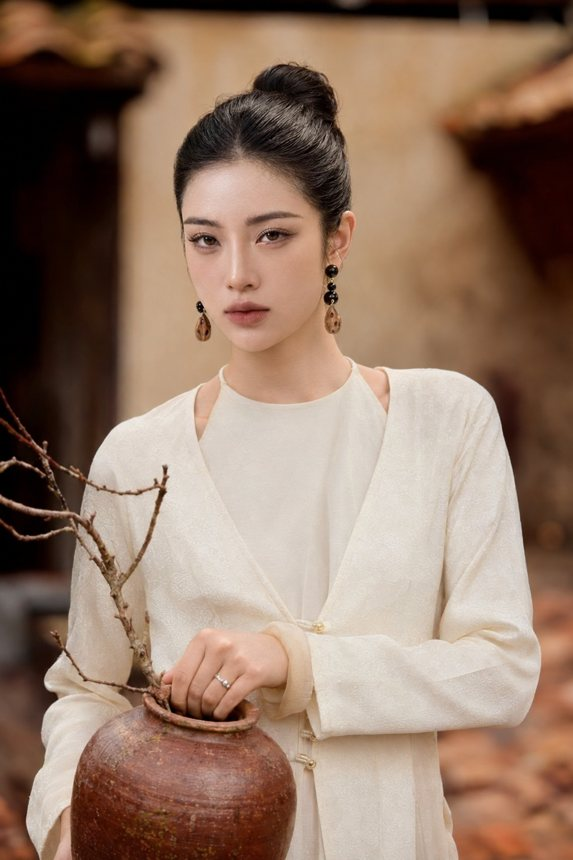
#> input picture assets/bia-1.jpg, 573 x 860 px; its folder holds only this picture in this run
$ python branded_overlay.py --photo ../../assets/bia-1.jpg --headline ../../assets/bia-2.jpg --output out.png
#> lines starting #> are read from the running program, lines starting #| are printed output that depends on the picture
#!/usr/bin/env python3
"""
Branded Photo Overlay - chen chu tieu de + badge thuong hieu len anh
White headline text (no stroke) + neon yellow-green accent keyword(s) + white pill badge (bottom-right).

CLI:
    python3 branded_overlay.py --photo IN.jpg --headline "Ban khong can code de **xay AI agent**" \
        --output OUT.jpg [--badge "shopcuaban.com"] [--accent "#FF5C8A"]

Python:
    from branded_overlay import create_branded_image
    create_branded_image("in.jpg", "Cau **tu khoa**", "shopcuaban.com", "out.jpg")
"""
import argparse
import os
import re
from PIL import Image, ImageDraw, ImageFont

# ---- BRAND SPEC (co dinh, khong doi giua cac lan dung) ----
CANVAS_SIZE = (1080, 1350)            # 4:5, chuan Facebook/Instagram feed
NEON = (216, 255, 61)                 # mau nhan MAC DINH; doi bang --accent hoac sua o day
WHITE = (255, 255, 255)
BADGE_BG_COLOR = WHITE                # badge nen trang
BADGE_TEXT_COLOR = (15, 15, 15)       # chu badge den
DEFAULT_BADGE_TEXT = ""               # KHONG mac dinh: badge la thuong hieu cua NGUOI DUNG

ACCENT = NEON                         # mau nhan dang dung; main() ghi de bang --accent

HEADLINE_FONT_SIZE = 72
HEADLINE_MIN_FONT_SIZE = 42           # tu dong thu nho de KHONG bao gio qua 2 dong
BADGE_FONT_SIZE = 28
BADGE_MIN_FONT_SIZE = 18
MARGIN = 64
LINE_SPACING = 18
MAX_LINES = 2                         # gioi han cung: toi da 2 dong, khong thua dong le


def _find_font():
    """Uu tien font bundle theo skill (chay duoc moi may). Fallback ve font he thong neu thieu."""
    here = os.path.dirname(os.path.abspath(__file__))
    bundled = os.path.join(here, "..", "assets", "fonts", "Lato-Black.ttf")
    if os.path.exists(bundled):
        return bundled
    fallback_candidates = [
        "/usr/share/fonts/truetype/lato/Lato-Black.ttf",
        "/usr/share/fonts/truetype/lato/Lato-Bold.ttf",
        "/usr/share/fonts/truetype/dejavu/DejaVuSans-Bold.ttf",
        "C:\\Windows\\Fonts\\arialbd.ttf",
    ]
    for c in fallback_candidates:
        if os.path.exists(c):
            return c
#> in create_branded_image, base is the input picture: PIL image 573x860 RGB; mean R, G, B 147.9, 121.4, 103.9
    raise FileNotFoundError(
        "Khong tim thay font Bold co dau tieng Viet. Hay dat 1 file .ttf vao assets/fonts/Lato-Black.ttf"
    )


FONT_BOLD = _find_font()


# [6 lines left out: function _doc_mau, not called in this run]


def _fit_cover(img: Image.Image, size):
    """Resize+crop de lap day canvas (giong object-fit: cover)."""
#> called with size = (1080, 1350)
    target_w, target_h = size
    src_w, src_h = img.size
    scale = max(target_w / src_w, target_h / src_h)
    new_w, new_h = int(src_w * scale), int(src_h * scale)
    img = img.resize((new_w, new_h), Image.LANCZOS)
    left = (new_w - target_w) // 2
    top = (new_h - target_h) // 2
    return img.crop((left, top, left + target_w, top + target_h))
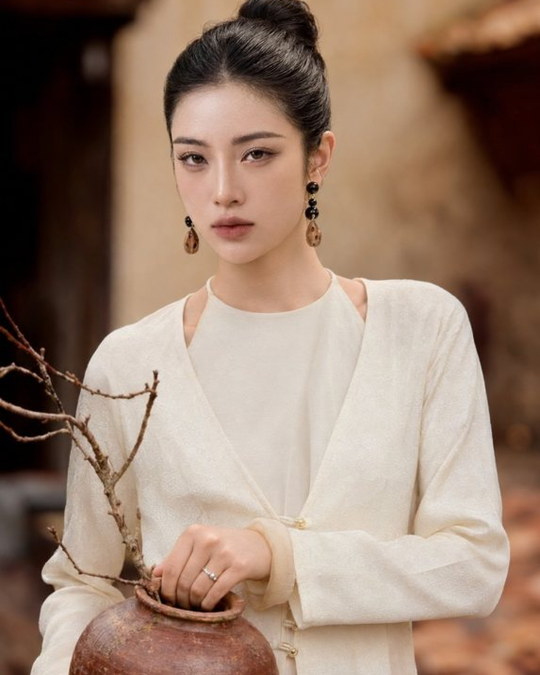
#> returned value: PIL image 1080x1350 RGB (shown at 1/2 size); mean R, G, B 150.4, 125.7, 109.3


def _add_bottom_gradient(img: Image.Image, height_ratio=0.62, max_alpha=225):
    """Gradient toi dan o day anh - khong dung vien chu nen can gradient du manh de chu trang luon doc ro."""
#> called with height_ratio = 0.62, max_alpha = 225
    w, h = img.size
    grad_h = int(h * height_ratio)
    gradient = Image.new("L", (1, grad_h), color=0)
    for y in range(grad_h):
        alpha = int(max_alpha * (y / grad_h) ** 1.5)
        gradient.putpixel((0, y), alpha)
    gradient = gradient.resize((w, grad_h))
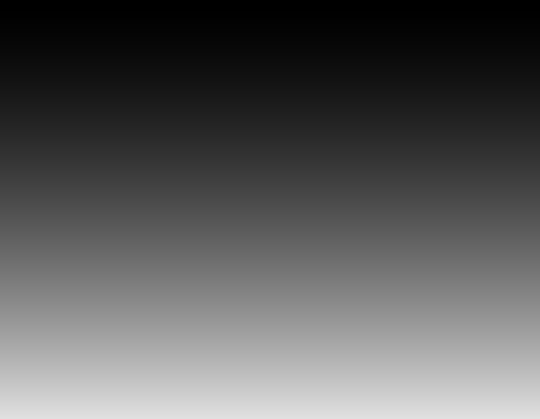
#> gradient: PIL image 1080x837 L (shown at 1/2 size); min 0, max 224, mean 89.4
    overlay = Image.new("RGBA", (w, h), (0, 0, 0, 0))
#> overlay: PIL image 1080x1350 RGBA; every value is 0
    black = Image.new("RGBA", (w, grad_h), (0, 0, 0, 255))
    overlay.paste(black, (0, h - grad_h), gradient)
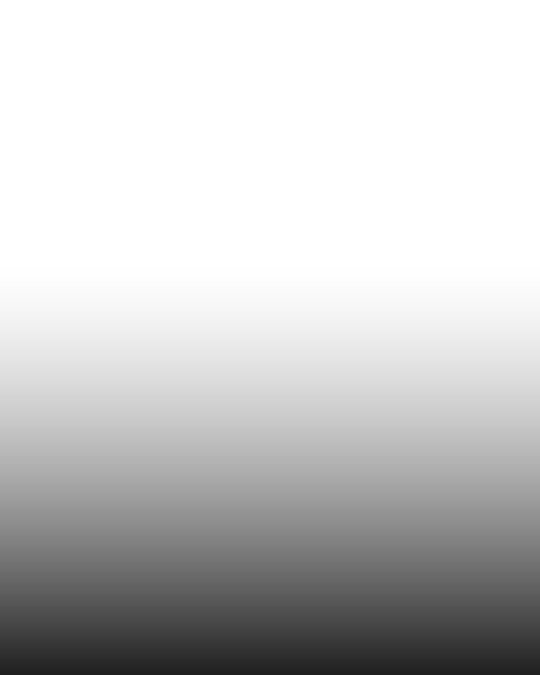
#> overlay: PIL image 1080x1350 RGBA (shown at 1/2 size); mean R, G, B, A 0, 0, 0, 55.4; transparent parts drawn white
    return Image.alpha_composite(img.convert("RGBA"), overlay)
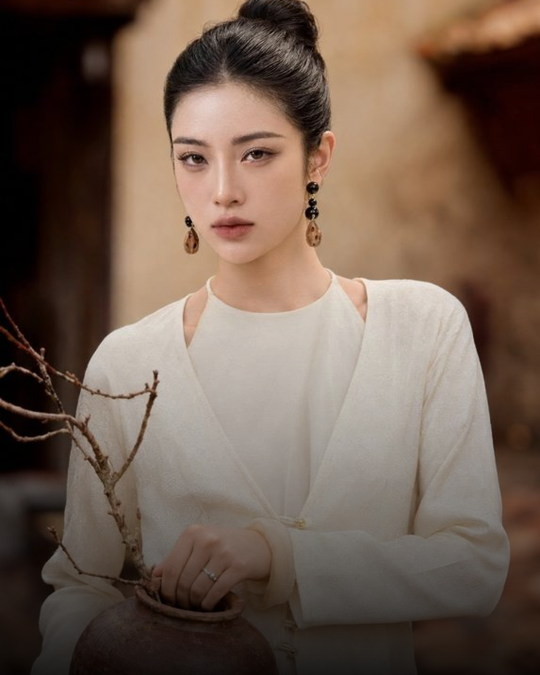
#> returned value: PIL image 1080x1350 RGBA (shown at 1/2 size); mean R, G, B, A 112.1, 93.2, 80.3, 255


def _parse_markup(headline_markup):
    """'**cum tu**' -> danh sach (word, is_accent), ho tro highlight nhieu tu lien tiep."""
#> called with headline_markup = '../../assets/bia-2.jpg'
    tokens = []
    parts = re.split(r"\*\*(.+?)\*\*", headline_markup)
    for i, part in enumerate(parts):
        if not part:
            continue
        is_accent = (i % 2 == 1)
        for word in part.split():
            tokens.append((word, is_accent))
    return tokens


def _line_width(draw, tokens, font):
    text = " ".join(w for w, _ in tokens)
    return draw.textlength(text, font=font)


def _best_fit_lines(draw, tokens, max_width):
    """
    Tim font-size lon nhat + cach xuong dong CAN DOI sao cho:
    - toi da MAX_LINES dong
    - khong dong nao vuot max_width
    - neu can 2 dong, chon diem ngat lam 2 dong gan bang nhau nhat (tranh dong 2 mo coi 1 chu)
    """
#> called with max_width = 952
    for size in range(HEADLINE_FONT_SIZE, HEADLINE_MIN_FONT_SIZE - 1, -2):
        font = ImageFont.truetype(FONT_BOLD, size)
        full_w = _line_width(draw, tokens, font)
        if full_w <= max_width:
            return font, [tokens]

        n = len(tokens)
        best = None
        for split in range(1, n):
            line1, line2 = tokens[:split], tokens[split:]
            w1 = _line_width(draw, line1, font)
            w2 = _line_width(draw, line2, font)
            if w1 <= max_width and w2 <= max_width:
                score = max(w1, w2)
                if best is None or score < best[0]:
                    best = (score, [line1, line2])
        if best:
            return font, best[1]

    font = ImageFont.truetype(FONT_BOLD, HEADLINE_MIN_FONT_SIZE)
    lines, current = [], []
    for word, accent in tokens:
        trial = current + [(word, accent)]
        if _line_width(draw, trial, font) > max_width and current:
            lines.append(current)
            current = [(word, accent)]
        else:
            current = trial
    if current:
        lines.append(current)
    return font, lines


def _draw_line_centered(draw, line, font, canvas_w, y):
    total_w = _line_width(draw, line, font)
    x = (canvas_w - total_w) / 2
    for word, accent in line:
        color = ACCENT if accent else WHITE
        draw.text((x, y), word, font=font, fill=color)
        x += draw.textlength(word + " ", font=font)


# [8 lines left out: function _badge_font_and_size, not called in this run]


def create_branded_image(photo_path, headline_markup, badge_text, output_path):
    """
    headline_markup: text voi cum tu can highlight neon boc trong **...**
       vd: "3 AI agent chay 24/7 ton **$67/thang**"
    Nen viet headline NGAN GON, du y (1 cau, <= ~8-9 tu) de khop dung 1-2 dong dep.
    """
    base = Image.open(photo_path).convert("RGB")
    base = _fit_cover(base, CANVAS_SIZE)
    base = _add_bottom_gradient(base)
    draw = ImageDraw.Draw(base)

    tokens = _parse_markup(headline_markup)
    max_text_width = CANVAS_SIZE[0] - 2 * MARGIN

    font, lines = _best_fit_lines(draw, tokens, max_text_width)
#> lines = [[('../../assets/bia-2.jpg', False)]]

    line_h = font.getbbox("Ag")[3]
#> line_h = 85
    block_h = len(lines) * line_h + (len(lines) - 1) * LINE_SPACING
#> block_h = 85

    # Badge de trong thi KHONG ve vien thuoc rong, va tra lai khoang trong day
    # cho chu — khach chua co thuong hieu van dung duoc skill.
    co_badge = bool(badge_text and badge_text.strip())
    badge_max_width = CANVAS_SIZE[0] - 2 * MARGIN
    if co_badge:
        badge_font, badge_w = _badge_font_and_size(draw, badge_text, badge_max_width)
        badge_h = badge_font.size + 26
    else:
        badge_font, badge_w, badge_h = None, 0, 0

    bottom_reserved = MARGIN + badge_h + (34 if co_badge else 0)
    y = CANVAS_SIZE[1] - bottom_reserved - block_h
#> y = 1201
    for line in lines:
        _draw_line_centered(draw, line, font, CANVAS_SIZE[0], y)
        y += line_h + LINE_SPACING
#> this loop made 1 pass
#> (line, total_w in _draw_line_centered, y) on pass 1: ([('../../assets/bia-2.jpg', False)], 651.5, 1304)
#> after the loop, y = 1304

    if co_badge:
        bx2 = CANVAS_SIZE[0] - MARGIN
        by2 = CANVAS_SIZE[1] - MARGIN
        bx1 = bx2 - badge_w
        by1 = by2 - badge_h
        draw.rounded_rectangle((bx1, by1, bx2, by2), radius=badge_h // 2, fill=BADGE_BG_COLOR)
        tw = draw.textlength(badge_text, font=badge_font)
        tx = bx1 + (badge_w - tw) / 2
        ty = by1 + (badge_h - badge_font.size) / 2 - badge_font.size * 0.12
        draw.text((tx, ty), badge_text, font=badge_font, fill=BADGE_TEXT_COLOR)

    base.convert("RGB").save(output_path, quality=95)
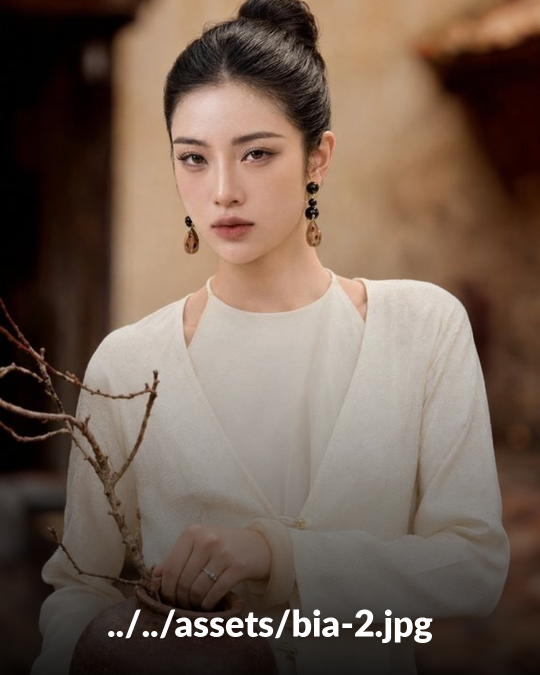
#> saved as out.png: PIL image 1080x1350 RGB (shown at 1/2 size); mean R, G, B 114.1, 95.2, 82.4
#> base: PIL image 1080x1350 RGBA
    return output_path


def main():
    parser = argparse.ArgumentParser(description="Tao anh 4:5 co tieu de + badge thuong hieu")
    parser.add_argument("--photo", required=True, help="Duong dan anh goc")
    parser.add_argument("--headline", required=True, help="Headline, boc tu khoa can highlight trong **...**")
    parser.add_argument("--output", required=True, help="Duong dan file anh output")
    parser.add_argument("--badge", default=DEFAULT_BADGE_TEXT,
                        help="Chu tren badge goc duoi phai — dat thuong hieu cua NGUOI DUNG (vd shopcuaban.com). De trong thi khong ve badge.")
    parser.add_argument("--accent", default=None,
                        help="Ma mau hex to tu khoa, vd #D8FF3D. Bo qua thi dung mau mac dinh.")
    args = parser.parse_args()
    if args.accent:
        global ACCENT
        ACCENT = _doc_mau(args.accent)
    out = create_branded_image(args.photo, args.headline, args.badge, args.output)
    print(f"Da tao: {out}")


if __name__ == "__main__":
    main()

$ run again, on assets/bia-5.jpg
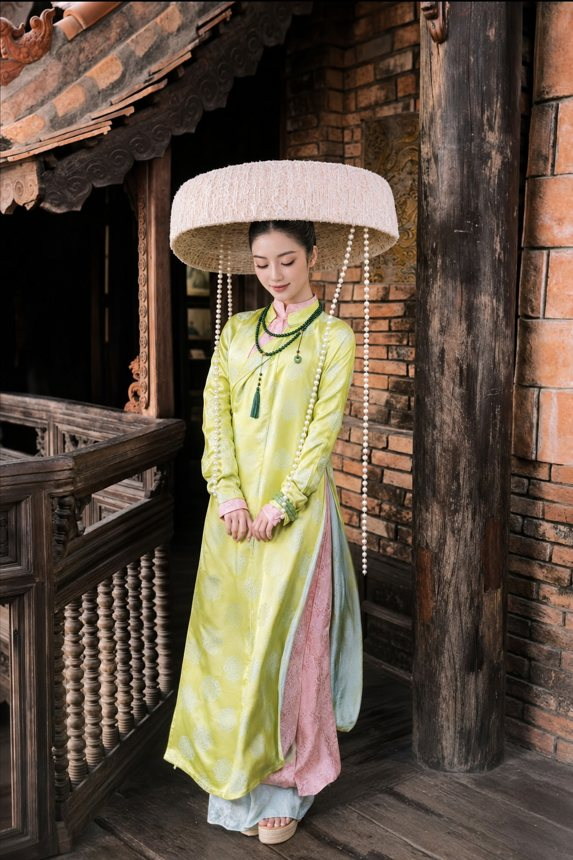
#> input picture assets/bia-5.jpg, 573 x 860 px
#> in create_branded_image, base is the input picture: PIL image 573x860 RGB; mean R, G, B 97, 82.4, 67.9
#> in _add_bottom_gradient, `return Image.alpha_composite(img.convert("RGBA"), overlay)`:
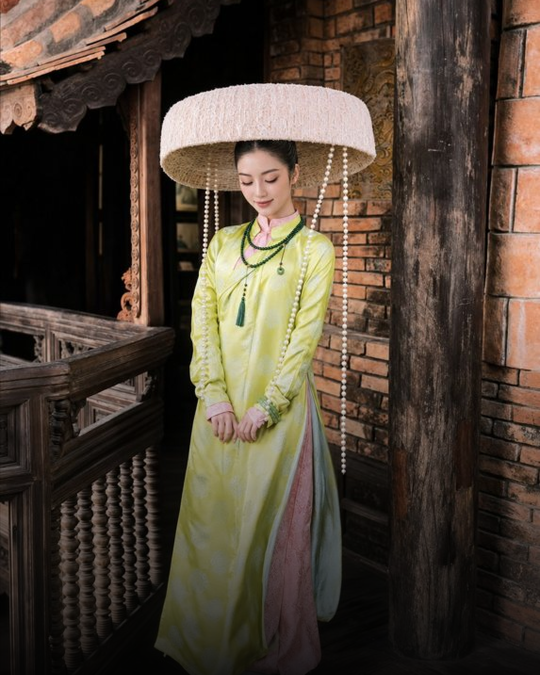
#> returned value: PIL image 1080x1350 RGBA (shown at 1/2 size); mean R, G, B, A 78.8, 66.5, 54.3, 255
#> lines = [[('../../assets/bia-5.jpg', False)]]
#> line_h = 85
#> in create_branded_image, `y = CANVAS_SIZE[1] - bottom_reserved - block_h`: y = 1201
#> the loop in create_branded_image, `for line in lines:` made 1 pass
#> (line, total_w in _draw_line_centered, y) on pass 1: ([('../../assets/bia-5.jpg', False)], 651.5, 1304)
#> after the loop in create_branded_image, `for line in lines:`: y = 1304
#> in create_branded_image, `base.convert("RGB").save(output_path, quality=95)`:
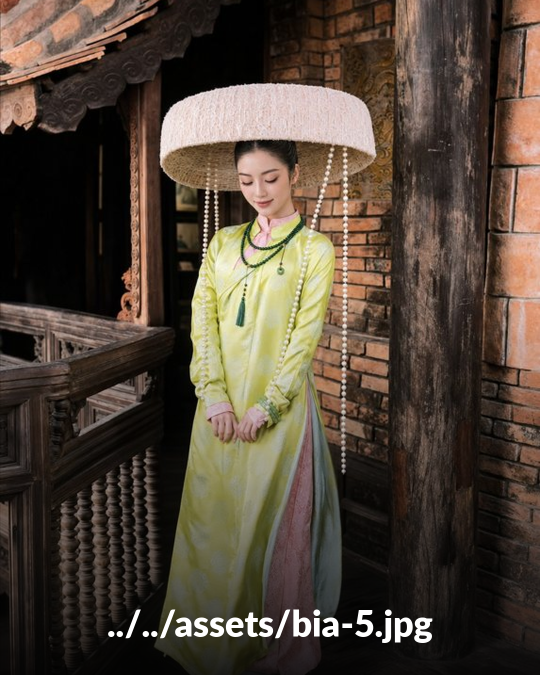
#> saved as out.png: PIL image 1080x1350 RGB (shown at 1/2 size); mean R, G, B 80.9, 68.6, 56.4
#> base: PIL image 1080x1350 RGBA

$ run again, on assets/mau-ha-an.jpg
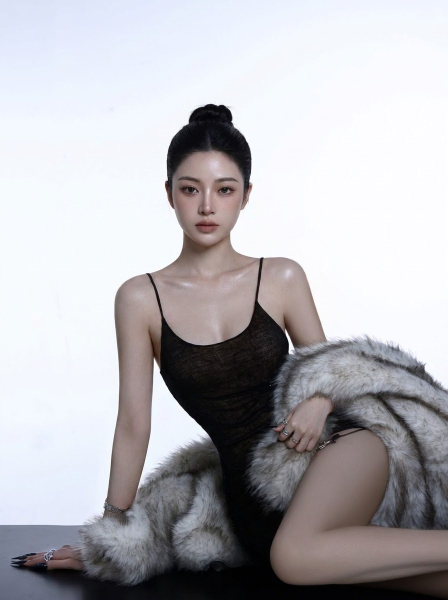
#> input picture assets/mau-ha-an.jpg, 896 x 1200 px (shown at 1/2 size)
#> in create_branded_image, base is the input picture: PIL image 896x1200 RGB; mean R, G, B 180.7, 179.4, 183.9
#> in _add_bottom_gradient, `return Image.alpha_composite(img.convert("RGBA"), overlay)`:
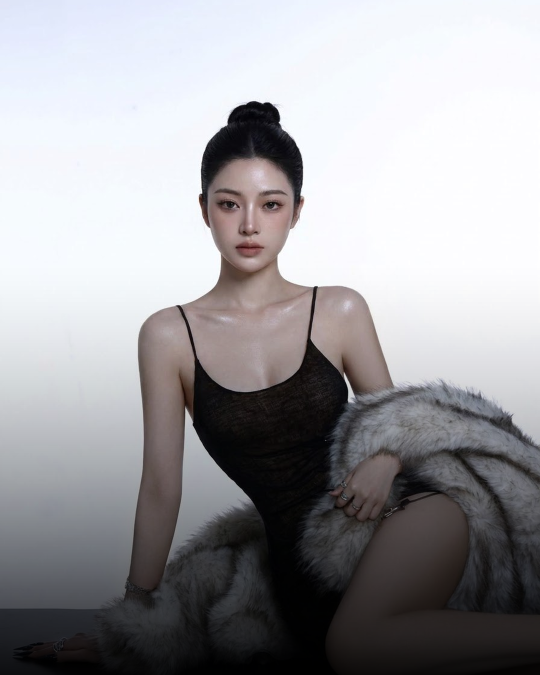
#> returned value: PIL image 1080x1350 RGBA (shown at 1/2 size); mean R, G, B, A 157.3, 156.6, 159.8, 255
#> lines = [[('../../assets/mau-ha-an.jpg', False)]]
#> line_h = 85
#> in create_branded_image, `y = CANVAS_SIZE[1] - bottom_reserved - block_h`: y = 1201
#> the loop in create_branded_image, `for line in lines:` made 1 pass
#> (line, total_w in _draw_line_centered, y) on pass 1: ([('../../assets/mau-ha-an.jpg', False)], 832.8, 1304)
#> after the loop in create_branded_image, `for line in lines:`: y = 1304
#> in create_branded_image, `base.convert("RGB").save(output_path, quality=95)`:
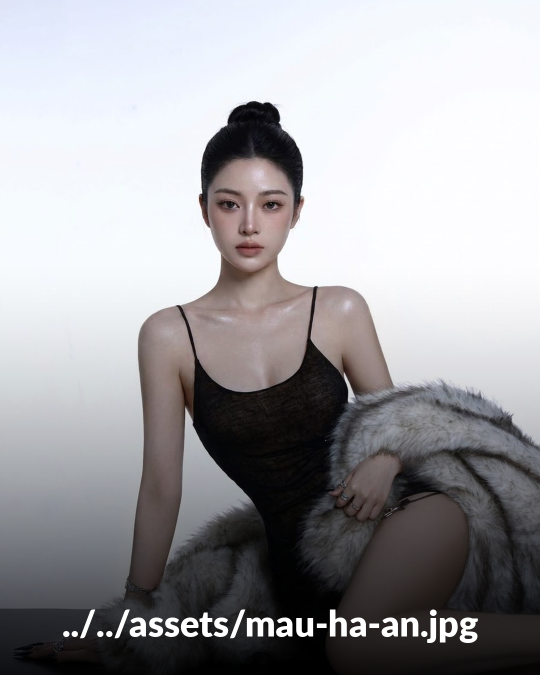
#> saved as out.png: PIL image 1080x1350 RGB (shown at 1/2 size); mean R, G, B 159.9, 159.2, 162.4
#> base: PIL image 1080x1350 RGBA
